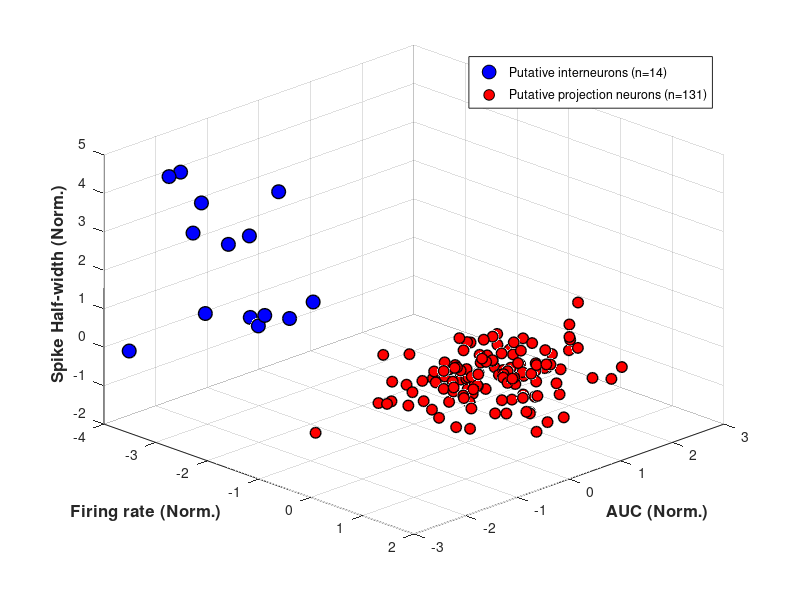

MATLAB code to generate this figure: (Note: this script raises an error after producing the figure.)
%% spike_test.m: Simulated data and K‑means clustering for spike classification
% This script generates synthetic spike data with two distinct neuron types,
% performs K‑means clustering, and visualises the results with multiple
% diagnostic plots to assess clustering quality.

clear; clc; close all;

%% ===================== 1. Create simulated data ===========================
fprintf('Creating simulated data...\n');

rng(42);   % Set random seed for reproducibility

% ---- Type A neurons (putative interneurons) ----
n_typeA = 15;
% Characteristics: higher firing rate, larger AUC, wider spikes
typeA_data = [
    (1:n_typeA)', ...                          % Neuron ID
    normrnd(200, 105, n_typeA, 1), ...         % AUC (arbitrary units)
    normrnd(250, 40, n_typeA, 1), ...          % Spike half‑width (μs)
    normrnd(25, 10, n_typeA, 1)                % Firing rate (Hz)
];

% ---- Type B neurons (putative projection neurons) ----
n_typeB = 130;
% Characteristics: lower firing rate, smaller AUC, narrower spikes
typeB_data = [
    (n_typeA + 1:n_typeA + n_typeB)', ...      % Neuron ID
    normrnd(500, 50, n_typeB, 1), ...          % AUC
    normrnd(450, 70, n_typeB, 1), ...          % Half‑width (μs)
    normrnd(10, 3, n_typeB, 1)                 % Firing rate (Hz)
];

% ---- Merge and shuffle ----
data = [typeA_data; typeB_data];
shuffle_idx = randperm(size(data, 1));
data = data(shuffle_idx, :);

fprintf('Simulated data created!\n');
fprintf('Total neurons: %d\n', size(data, 1));
fprintf('Columns: [ID, AUC, Half‑width, Firing rate]\n\n');

%% ===================== 2. Data preprocessing ==============================
fprintf('Preprocessing data...\n');

features = data(:, 2:4);   % Extract feature columns

% Display summary statistics
fprintf('Feature statistics:\n');
feature_names = {'Firing rate (Hz)', 'AUC', 'Half‑width (μs)'};
for i = 1:3
    fprintf('  %s: mean=%.2f, std=%.2f, range=[%.2f, %.2f]\n', ...
        feature_names{i}, mean(features(:,i)), std(features(:,i)), ...
        min(features(:,i)), max(features(:,i)));
end

% Z‑score standardisation
features_scaled = zscore(features);
fprintf('Data standardised (Z‑score).\n\n');

%% ===================== 3. K‑means clustering ==============================
fprintf('Performing K‑means clustering...\n');

numClusters = 2;

[idx, centroids, sumd] = kmeans(features_scaled, numClusters, ...
    'Replicates', 20, ...    % Run 20 times to avoid local optima
    'MaxIter', 1000, ...
    'Display', 'final');

% Cluster sizes
cluster_sizes = zeros(numClusters, 1);
for i = 1:numClusters
    cluster_sizes(i) = sum(idx == i);
end

fprintf('Clustering complete!\n');
for i = 1:numClusters
    fprintf('  Cluster %d: %d neurons (%.1f%%)\n', ...
        i, cluster_sizes(i), 100 * cluster_sizes(i) / sum(cluster_sizes));
end

%% ===================== 4. Identify clusters ===============================
% Find the cluster that contains the 15 Type A neurons.
fprintf('\nIdentifying interneuron cluster...\n');

[~, cluster_with_one_idx] = min(abs(cluster_sizes - n_typeA));

if cluster_sizes(cluster_with_one_idx) == n_typeA
    fprintf('Found cluster with %d neurons: Cluster %d\n', n_typeA, cluster_with_one_idx);
else
    fprintf('Closest cluster: Cluster %d (n=%d)\n', ...
        cluster_with_one_idx, cluster_sizes(cluster_with_one_idx));
end

other_cluster_idx = setdiff(1:numClusters, cluster_with_one_idx);
cluster_one_idx = find(idx == cluster_with_one_idx);
cluster_other_idx = find(idx == other_cluster_idx);

%% ===================== 5. Visualise results ===============================
fprintf('\nGenerating visualisations...\n');

% ---- Main 3D scatter plot ----
figure('Position', [100, 100, 700, 600], 'Name', 'Neuron Clustering');
hold on;

% Interneuron cluster (red)
scatter3(features_scaled(cluster_one_idx, 1), ...
         features_scaled(cluster_one_idx, 2), ...
         features_scaled(cluster_one_idx, 3), ...
         100, 'b', 'o', 'filled', ...
         'LineWidth', 1, 'MarkerEdgeColor', 'k', ...
         'DisplayName', sprintf('Putative interneurons (n=%d)', length(cluster_one_idx)));

% Projection neuron cluster (blue)
scatter3(features_scaled(cluster_other_idx, 1), ...
         features_scaled(cluster_other_idx, 2), ...
         features_scaled(cluster_other_idx, 3), ...
         60, 'r', 'o', 'filled', ...
         'LineWidth', 1, 'MarkerEdgeColor', 'k', ...
         'DisplayName', sprintf('Putative projection neurons (n=%d)', length(cluster_other_idx)));

xlabel('Firing rate (Norm.)', 'FontSize', 12, 'FontWeight', 'bold');
ylabel('AUC (Norm.)', 'FontSize', 12, 'FontWeight', 'bold');
zlabel('Spike Half‑width (Norm.)', 'FontSize', 12, 'FontWeight', 'bold');
legend('Location', 'best');
grid on;
view(45, 30);
hold off;

%% ===================== 6. Display neuron IDs ==============================
fprintf('\n=== Clustering details ===\n');

fprintf('\nInterneuron cluster (n=%d, IDs):\n', length(cluster_one_idx));
neuron_ids_int = data(cluster_one_idx, 1);
disp(reshape(neuron_ids_int, 1, []));

fprintf('\nProjection neuron cluster (n=%d, IDs):\n', length(cluster_other_idx));
neuron_ids_proj = data(cluster_other_idx, 1);
disp(reshape(neuron_ids_proj, 10, [])');

%% ===================== 7. Clustering quality assessment ===================
fprintf('\n=== Clustering quality assessment ===\n');

% Silhouette coefficient
silhouette_vals = silhouette(features_scaled, idx);
avg_silhouette = mean(silhouette_vals);

% Within‑cluster distances
within_cluster_dist = zeros(numClusters, 1);
for i = 1:numClusters
    cluster_points = features_scaled(idx == i, :);
    cluster_center = centroids(i, :);
    distances = sqrt(sum((cluster_points - cluster_center).^2, 2));
    within_cluster_dist(i) = mean(distances);
end

% Between‑cluster distance
between_cluster_dist = sqrt(sum((centroids(1,:) - centroids(2,:)).^2));

fprintf('Average silhouette: %.4f\n', avg_silhouette);
fprintf('  Interpretation: 0.7+ = strong, 0.5‑0.7 = moderate, 0.25‑0.5 = weak, <0.25 = none\n');
fprintf('\nInterneuron mean within‑cluster distance: %.4f\n', within_cluster_dist(cluster_with_one_idx));
fprintf('Projection neuron mean within‑cluster distance: %.4f\n', within_cluster_dist(other_cluster_idx));
fprintf('Between‑cluster distance: %.4f\n', between_cluster_dist);
fprintf('Distance ratio (between/within): %.4f\n', ...
    between_cluster_dist / mean(within_cluster_dist));

%% ===================== 8. Silhouette plot =================================
figure('Position', [100, 100, 800, 600], 'Name', 'Silhouette Plot');

[silhouette_vals_sorted, idx_sorted] = sort(silhouette_vals);
idx_sorted_labels = idx(idx_sorted);

% Colour by cluster
h = barh(1:length(silhouette_vals_sorted), silhouette_vals_sorted, 'FaceColor', 'flat');
for i = 1:length(silhouette_vals_sorted)
    if idx_sorted_labels(i) == cluster_with_one_idx
        h.CData(i,:) = [1, 0, 0];   % Red for interneuron cluster
    else
        h.CData(i,:) = [0, 0, 1];   % Blue for projection neuron cluster
    end
end

xlabel('Silhouette value', 'FontSize', 12, 'FontWeight', 'bold');
ylabel('Neuron index (sorted)', 'FontSize', 12, 'FontWeight', 'bold');
title(sprintf('Silhouette Distribution (mean = %.4f)', avg_silhouette), ...
      'FontSize', 14, 'FontWeight', 'bold');
grid on;
xlim([-1, 1]);
line([0, 0], [0, length(silhouette_vals_sorted)+1], 'Color', 'k', 'LineStyle', '--');

%% ===================== 9. Feature distribution histograms =================
figure('Position', [100, 100, 1200, 800], 'Name', 'Feature Distributions');

feature_titles = {'Firing rate (Hz)', 'AUC', 'Half‑width (μs)'};

for i = 1:3
    % Histogram
    subplot(2, 3, i);
    hold on;
    histogram(features(cluster_one_idx, i), 'FaceColor', 'r', ...
              'EdgeColor', 'k', 'BinWidth', std(features(:,i))/5, ...
              'Normalization', 'probability', 'DisplayName', 'Interneurons');
    histogram(features(cluster_other_idx, i), 'FaceColor', 'b', ...
              'EdgeColor', 'k', 'BinWidth', std(features(:,i))/5, ...
              'Normalization', 'probability', 'DisplayName', 'Projection');
    xlabel(feature_titles{i}, 'FontSize', 11, 'FontWeight', 'bold');
    ylabel('Probability', 'FontSize', 11, 'FontWeight', 'bold');
    title(feature_titles{i}, 'FontSize', 12, 'FontWeight', 'bold');
    legend('Location', 'best');
    grid on;
    hold off;

    % Boxplot
    subplot(2, 3, i+3);
    box_data = [features(cluster_one_idx, i); features(cluster_other_idx, i)];
    group = [ones(length(cluster_one_idx), 1); 2*ones(length(cluster_other_idx), 1)];
    boxplot(box_data, group, 'Labels', {'Interneurons', 'Projection'}, 'Colors', 'rb');
    ylabel(feature_titles{i}, 'FontSize', 11, 'FontWeight', 'bold');
    title(sprintf('%s (boxplot)', feature_titles{i}), 'FontSize', 12, 'FontWeight', 'bold');
    grid on;
end
